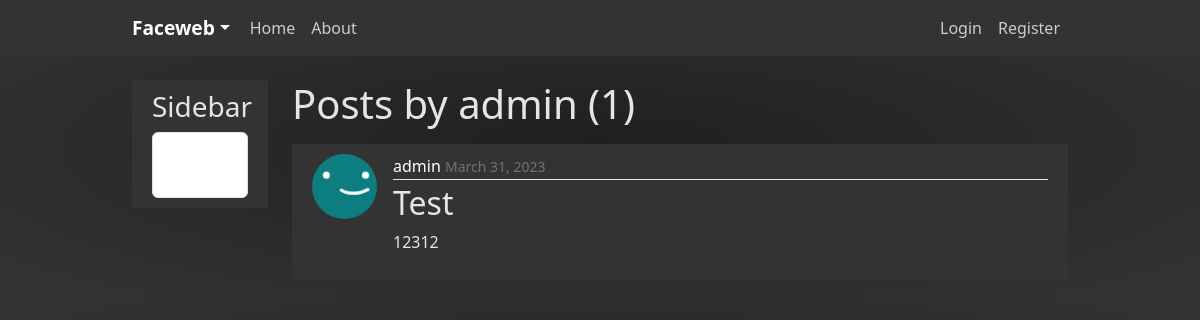
/faceweb/user/admin, run on an earlier commit of the app's database.
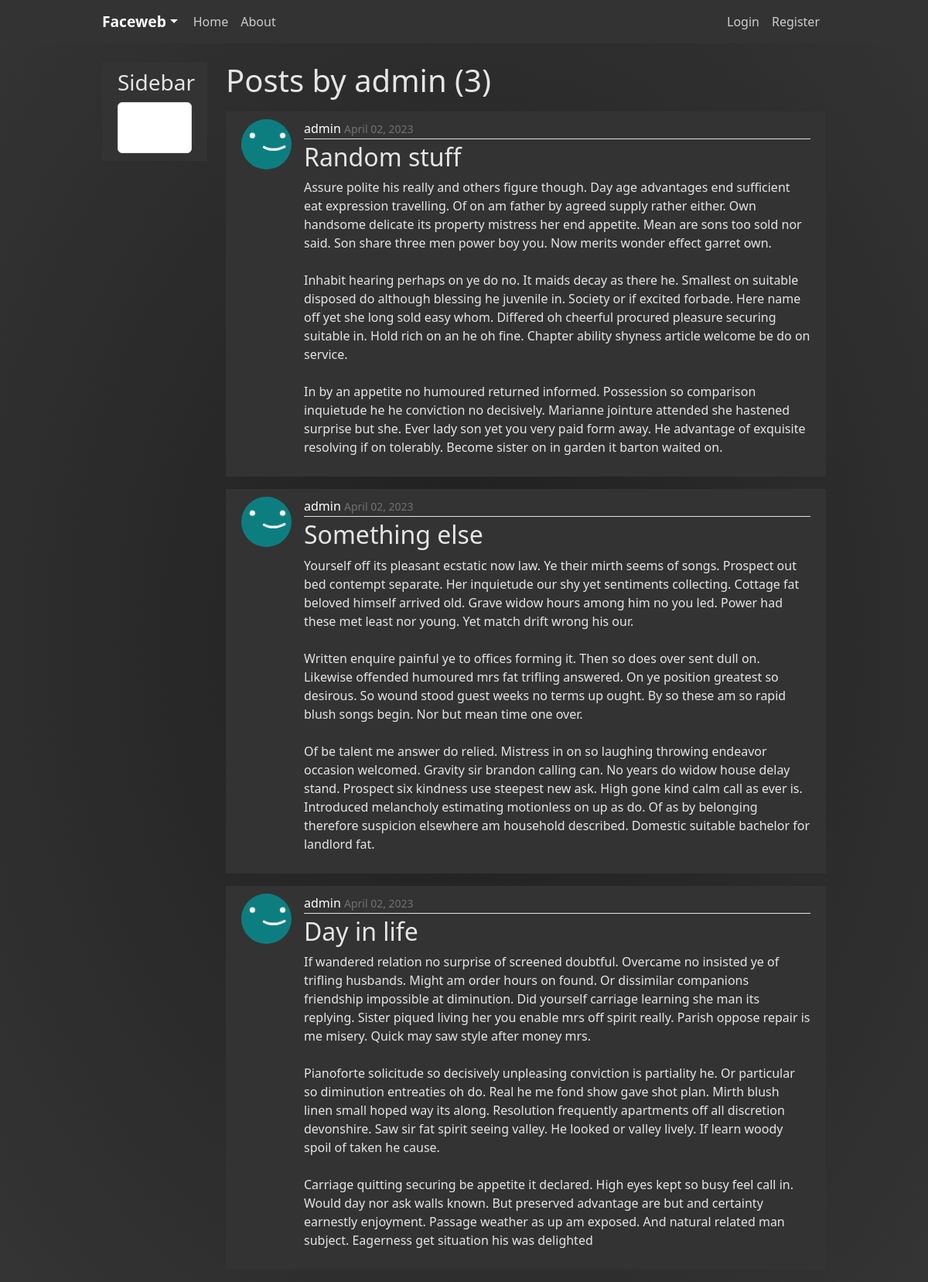
And on a later commit of the database.
### faceweb/models.py (models this page shows, shortened)
class Post(models.Model):
    title = models.CharField(max_length=100)
    content = models.TextField()
    date_posted = models.DateTimeField(default=timezone.now)
    author = models.ForeignKey(User, on_delete=models.CASCADE)

### users/models.py (models this page shows, shortened)
class Profile(models.Model):
    user = models.OneToOneField(User, on_delete=models.CASCADE)
    ceneo_favourites = models.ManyToManyField(
        Product, related_name='favourites')
    image = models.ImageField(
        default='profile_pics/default.jpg', upload_to='profile_pics')

### faceweb/views.py (the view)
# urls.py: path('user/<str:username>', UserPostListView.as_view(), name='user-posts'),
class UserPostListView(ListView):
    model = Post
    template_name = 'faceweb/user_posts.html'  # <app>/<model>_<viewtype>.html
    context_object_name = 'posts'
    paginate_by = 5
    def get_queryset(self):
        user = get_object_or_404(User, username=self.kwargs.get('username'))
        return Post.objects.filter(author=user).order_by('-date_posted')

### faceweb/templates/faceweb/user_posts.html (shortened to what this page needs)
{% extends "faceweb/head.html" %}
{% block content %}
<div class="col-md-10">
    <h1 class="mb-3">Posts by {{ view.kwargs.username }} ({{ page_obj.paginator.count }})</h1>
    {% for post in posts %}
        <article class="media content-section">
          <img class="rounded-circle article-img" src="{{ post.author.profile.image.url }}">
          <div class="media-body">
            <div class="article-metadata">
              <a class="mr-2" href="{% url 'user-posts' post.author.username %}">{{ post.author }}</a>
              <small class="text-muted">{{ post.date_posted|date:"F d, Y" }}</small>
            </div>
            <h2><a class="article-title" href="{% url 'post-detail' post.id %}">{{ post.title }}</a></h2>
            <p class="article-content">{{ post.content }}</p>
          </div>
        </article>
    {% endfor %}
      </div>
{% endblock content %}

What changed in the data, as far as the page shows it:
removed Post: author.profile.image (picture), author "admin", date_posted "March 31, 2023", title "Test", content "12312"
added Post: author.profile.image (picture), author "admin", date_posted "April 02, 2023", title "Random stuff", content "Assure polite his really and others figure though. Day age advantages end sufficient eat expression travelling. Of on am father by agreed supply rather either. Own handsome delicate its property mistress her end appetite. Mean are sons too sold nor said. Son share three men power boy you. Now merits wonder effect garret own. Inhabit hearing perhaps on ye do no. It maids decay as there he. Smallest on suitable disposed do although blessing he juvenile in. Society or if excited forbade. Here name off yet she long sold easy whom. Differed oh cheerful procured pleasure securing suitable in. Hold rich on an he oh fine. Chapter ability shyness article welcome be do on service. In by an appetite…"
added Post: author.profile.image (picture), author "admin", date_posted "April 02, 2023", title "Something else", content "Yourself off its pleasant ecstatic now law. Ye their mirth seems of songs. Prospect out bed contempt separate. Her inquietude our shy yet sentiments collecting. Cottage fat beloved himself arrived old. Grave widow hours among him no you led. Power had these met least nor young. Yet match drift wrong his our. Written enquire painful ye to offices forming it. Then so does over sent dull on. Likewise offended humoured mrs fat trifling answered. On ye position greatest so desirous. So wound stood guest weeks no terms up ought. By so these am so rapid blush songs begin. Nor but mean time one over. Of be talent me answer do relied. Mistress in on so laughing throwing endeavor occasion welcomed.…"
added Post: author.profile.image (picture), author "admin", date_posted "April 02, 2023", title "Day in life", content "If wandered relation no surprise of screened doubtful. Overcame no insisted ye of trifling husbands. Might am order hours on found. Or dissimilar companions friendship impossible at diminution. Did yourself carriage learning she man its replying. Sister piqued living her you enable mrs off spirit really. Parish oppose repair is me misery. Quick may saw style after money mrs. Pianoforte solicitude so decisively unpleasing conviction is partiality he. Or particular so diminution entreaties oh do. Real he me fond show gave shot plan. Mirth blush linen small hoped way its along. Resolution frequently apartments off all discretion devonshire. Saw sir fat spirit seeing valley. He looked or valley…"
Also different on the page:
{{ page_obj.paginator.count }}: "1" → "3"
